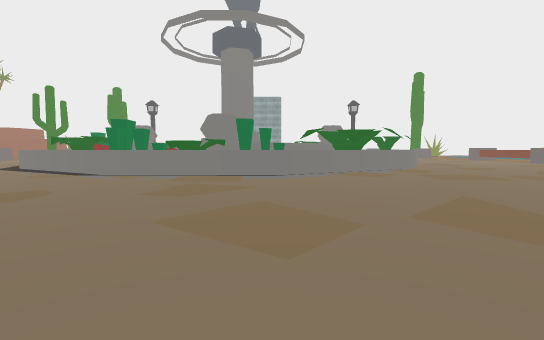
[1] (above)

24 first-person views from a walk through a Unity game level. The camera is 1.2 m above the floor, tilts 4° down and sees 85° across. The floor is counted in squares, 2 m on a side. Each view is taken from the middle of a square. On the plan, view 1 faces up. The plan holds only what a view shows up to about 9 squares ahead; the rest is blank. The place goes on beyond the plan. Some surface patterns are stand-ins.

[2]
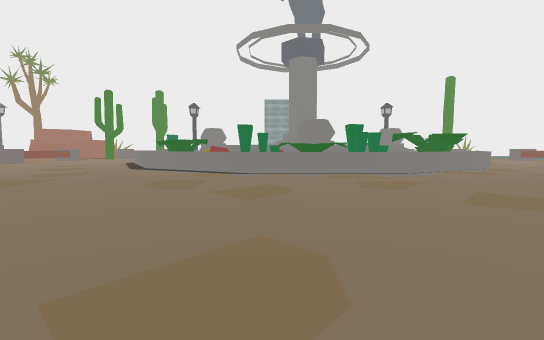

[3]
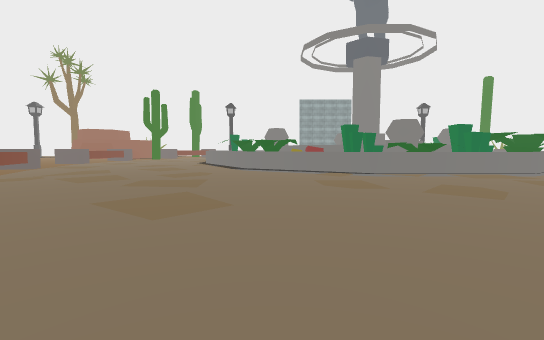

[4]
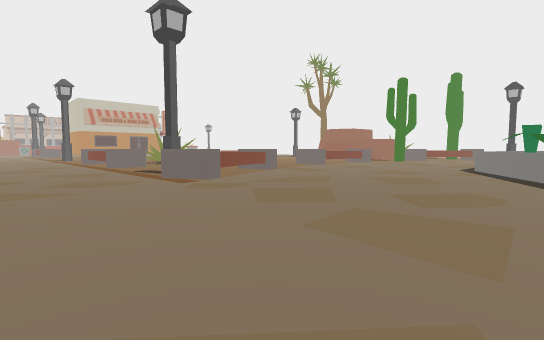

[5]
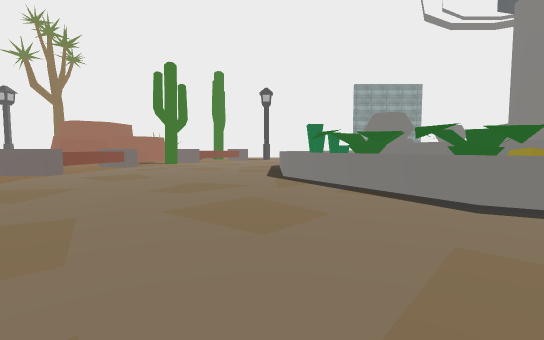

[6]
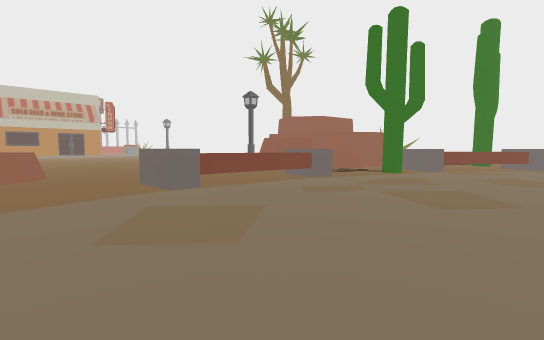

[7]
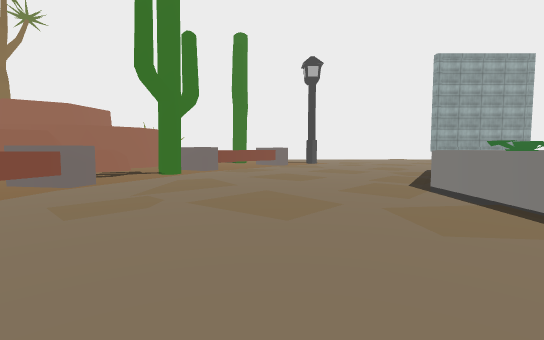

[8]
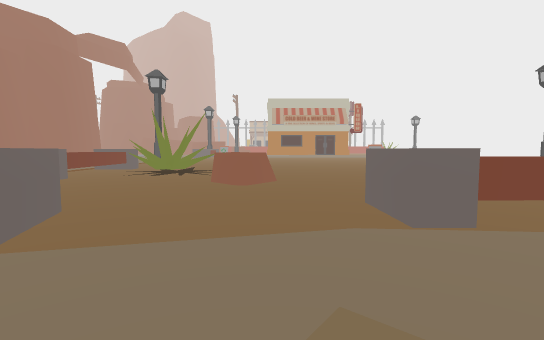

[9]
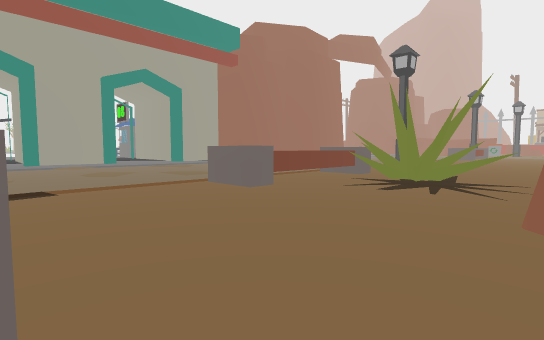

[10]
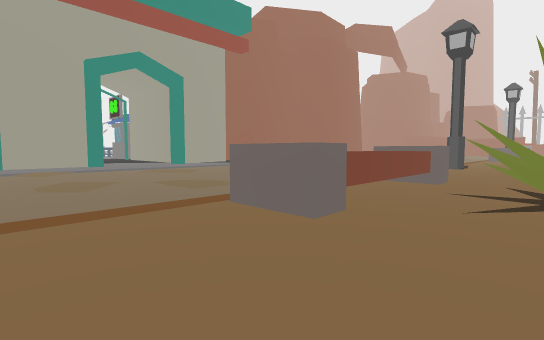

[11]
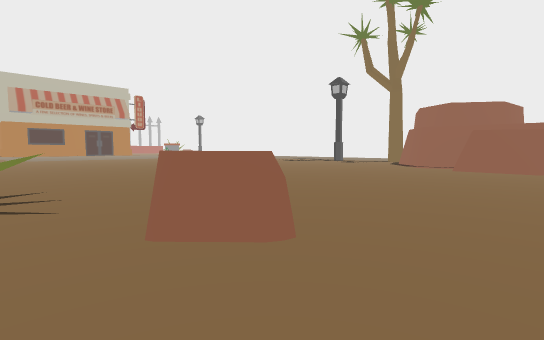

[12]
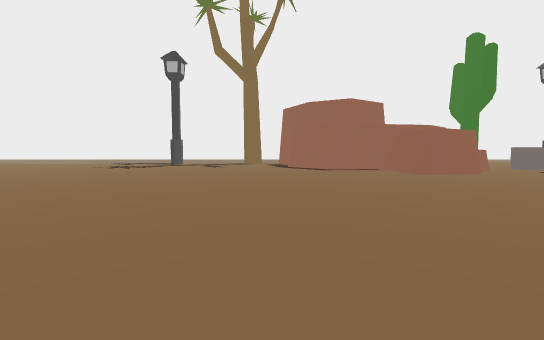

[13]
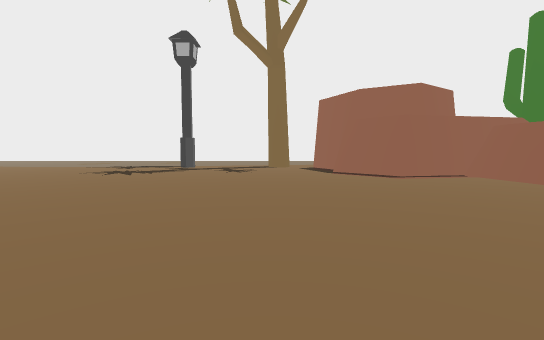

[14]
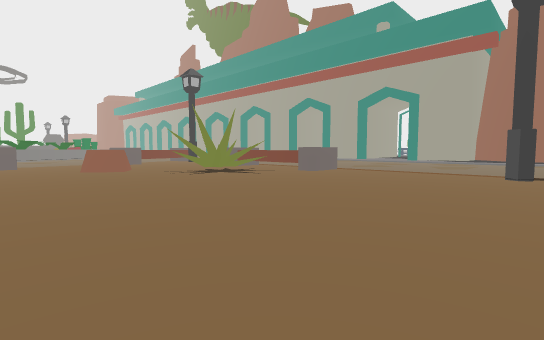

[15]
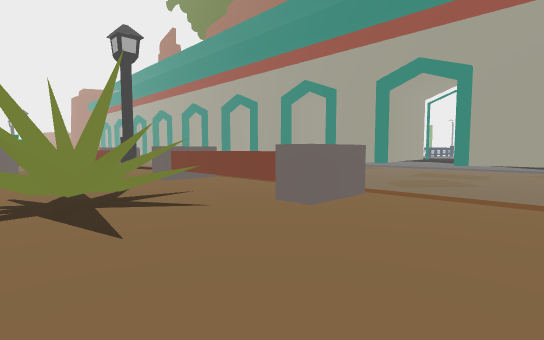

[16]
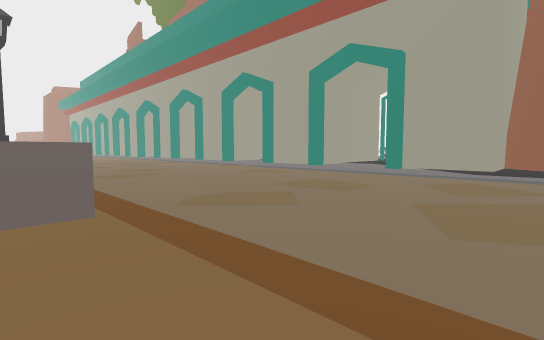

[17]
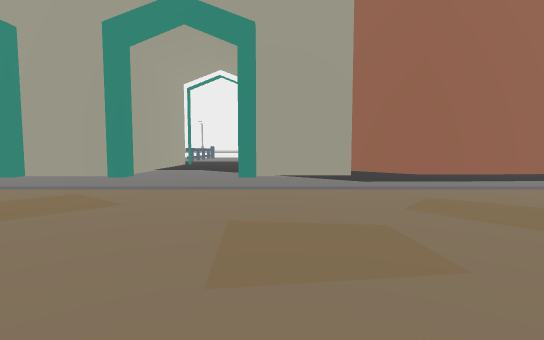

[18]
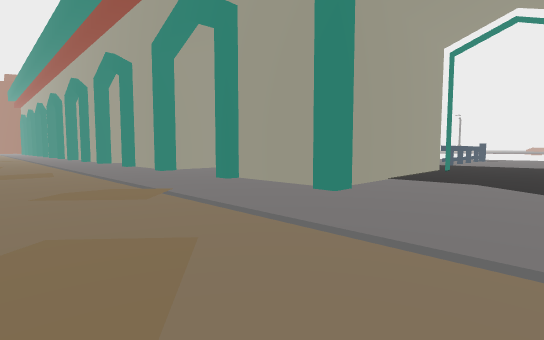

[19]
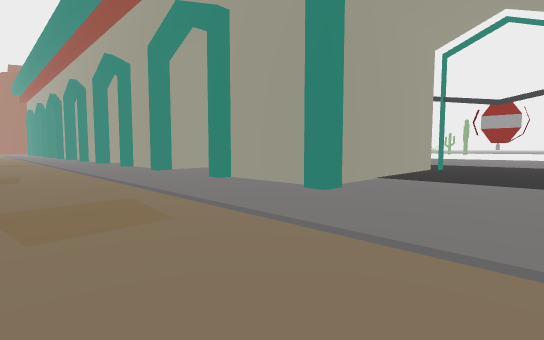

[20]
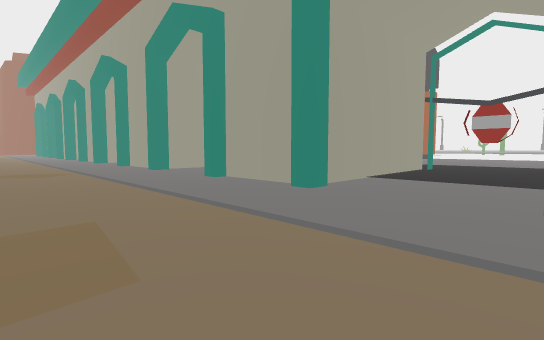

[21]
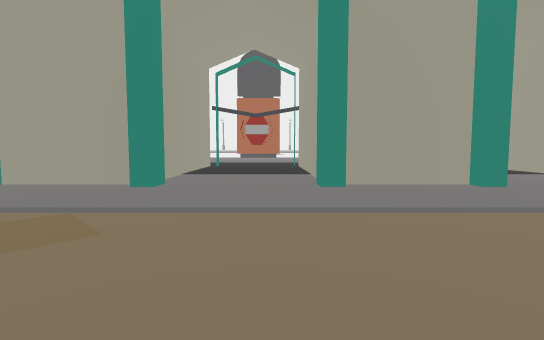

[22]
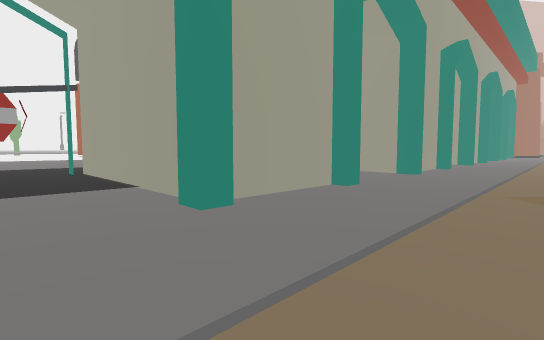

[23]
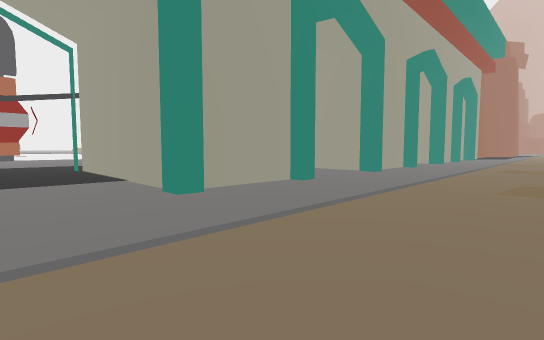

[24]
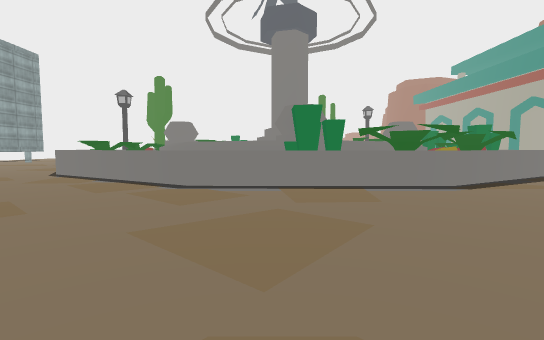

### Floor plan
Key: @ floor where view 1 was taken; # wall or solid block; x gap in a wall; . main floor; : floor 0.25 m higher than the main floor; / step, stairs or slope; = window, fence, low wall or low ledge; ^ raised ledge; T tree; R rock.
Columns run from 27 left of view 1 to 1 right of it. Each row starts with its distance up from view 1.
 19 ........#RRRR.x......^^^
 18 .........RRR/.T.....^ ^^
 17 .........R../....../^ ^^
 16  ...........^^.....^  ^
 15   ..........^.....:^ ^^
 14    .........^...../^^^
 13 ............^.....^^^^^
 12 ............^.....^^#^
 11 .........R......../=^#^
 10 .........R.........^^^^^
  9 ......TTT...^^...../^^^  ^^^^
  8 ......TTT....^......^^^#^^^^^
  7 ......T......^........^^^^^^^
  6 . ...^^^^^... ^......../^^^^.
  5 .............#^..............
  4 .............................
  3 .............................
  2  ............................
  1   ...........................
  0  ..........................@.
 -1 .............................
 -2 :::::........................
 -3 ===###...##...###..###..###..
 -4   ==  :..# ...# #..# #..# #..
 -5       :::# :::# #::# #::# #::
 -6       :::# :::###::###::###::
 -7       :::#  =:#  =:=#=xx=#=:=
 -8        ::#  :::  ::: :::  :::
 -9        :#   ::   ::  ::   :::
-10                           ::

Positions as (right, up) in squares from view 1, and headings:
1: (0, 0), facing up
2: (-3, -1), facing up
3: (-6, -1), facing up
4: (-7, 2), facing up-left
5: (-9, 5), facing up
6: (-10, 10), facing up-left
7: (-11, 11), facing up
8: (-12, 11), facing left
9: (-15, 10), facing down-left
10: (-16, 8), facing down-left
11: (-16, 9), facing up-left
12: (-21, 11), facing up
13: (-22, 13), facing up
14: (-27, 13), facing down-right
15: (-24, 9), facing down-right
16: (-25, 6), facing down-right
17: (-22, 4), facing down
18: (-21, 1), facing down-right
19: (-16, 1), facing down-right
20: (-11, 1), facing down-right
21: (-5, 2), facing down
22: (1, 0), facing down-left
23: (-4, 1), facing down-left
24: (-13, 14), facing right
